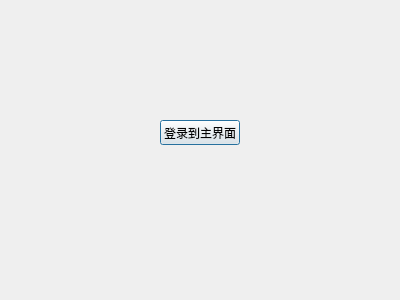
<?xml version="1.0" encoding="UTF-8"?>
<ui version="4.0">
 <class>Logindig</class>
 <widget class="QDialog" name="Logindig">
  <property name="geometry">
   <rect>
    <x>0</x>
    <y>0</y>
    <width>400</width>
    <height>300</height>
   </rect>
  </property>
  <property name="windowTitle">
   <string>Dialog</string>
  </property>
  <widget class="QPushButton" name="pushButton">
   <property name="geometry">
    <rect>
     <x>160</x>
     <y>120</y>
     <width>80</width>
     <height>25</height>
    </rect>
   </property>
   <property name="text">
    <string>登录到主界面</string>
   </property>
  </widget>
 </widget>
 <resources/>
 <connections>
  <connection>
   <sender>pushButton</sender>
   <signal>clicked()</signal>
   <receiver>Logindig</receiver>
   <slot>accept()</slot>
   <hints>
    <hint type="sourcelabel">
     <x>193</x>
     <y>128</y>
    </hint>
    <hint type="destinationlabel">
     <x>105</x>
     <y>131</y>
    </hint>
   </hints>
  </connection>
 </connections>
</ui>
